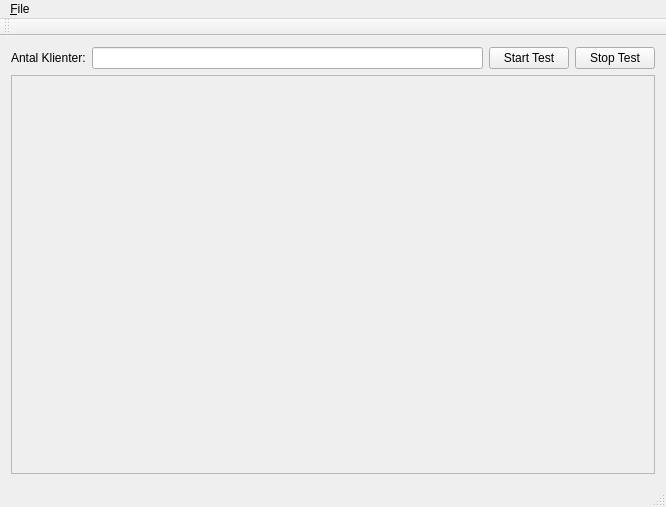
<?xml version="1.0" encoding="UTF-8"?>
<ui version="4.0">
 <class>MainWindow</class>
 <widget class="QMainWindow" name="MainWindow">
  <property name="geometry">
   <rect>
    <x>0</x>
    <y>0</y>
    <width>666</width>
    <height>507</height>
   </rect>
  </property>
  <property name="windowTitle">
   <string>MainWindow</string>
  </property>
  <widget class="QWidget" name="centralWidget">
   <layout class="QVBoxLayout" name="verticalLayout_2">
    <item>
     <layout class="QVBoxLayout" name="verticalLayout">
      <item>
       <layout class="QHBoxLayout" name="horizontalLayout">
        <item>
         <widget class="QLabel" name="label">
          <property name="text">
           <string>Antal Klienter:</string>
          </property>
         </widget>
        </item>
        <item>
         <widget class="QLineEdit" name="nofClient"/>
        </item>
        <item>
         <widget class="QPushButton" name="pushButton">
          <property name="text">
           <string>Start Test</string>
          </property>
         </widget>
        </item>
        <item>
         <widget class="QPushButton" name="pushButton_2">
          <property name="text">
           <string>Stop Test</string>
          </property>
         </widget>
        </item>
       </layout>
      </item>
      <item>
       <widget class="QScrollArea" name="scrollArea">
        <property name="widgetResizable">
         <bool>true</bool>
        </property>
        <widget class="QWidget" name="scrollAreaWidgetContents">
         <property name="geometry">
          <rect>
           <x>0</x>
           <y>0</y>
           <width>644</width>
           <height>390</height>
          </rect>
         </property>
         <layout class="QVBoxLayout" name="verticalLayout_4">
          <item>
           <layout class="QVBoxLayout" name="verticalClients">
            <property name="spacing">
             <number>1</number>
            </property>
           </layout>
          </item>
         </layout>
        </widget>
       </widget>
      </item>
     </layout>
    </item>
   </layout>
  </widget>
  <widget class="QMenuBar" name="menuBar">
   <property name="geometry">
    <rect>
     <x>0</x>
     <y>0</y>
     <width>666</width>
     <height>25</height>
    </rect>
   </property>
   <widget class="QMenu" name="menu_File">
    <property name="title">
     <string>&amp;File</string>
    </property>
    <addaction name="actionE_xit"/>
   </widget>
   <addaction name="menu_File"/>
  </widget>
  <widget class="QToolBar" name="mainToolBar">
   <attribute name="toolBarArea">
    <enum>TopToolBarArea</enum>
   </attribute>
   <attribute name="toolBarBreak">
    <bool>false</bool>
   </attribute>
  </widget>
  <widget class="QStatusBar" name="statusBar"/>
  <action name="actionE_xit">
   <property name="text">
    <string>E&amp;xit</string>
   </property>
   <property name="shortcut">
    <string>Ctrl+Q</string>
   </property>
  </action>
 </widget>
 <layoutdefault spacing="6" margin="11"/>
 <resources/>
 <connections>
  <connection>
   <sender>pushButton</sender>
   <signal>clicked()</signal>
   <receiver>MainWindow</receiver>
   <slot>startDianaClicked()</slot>
   <hints>
    <hint type="sourcelabel">
     <x>529</x>
     <y>63</y>
    </hint>
    <hint type="destinationlabel">
     <x>182</x>
     <y>703</y>
    </hint>
   </hints>
  </connection>
  <connection>
   <sender>pushButton_2</sender>
   <signal>clicked()</signal>
   <receiver>MainWindow</receiver>
   <slot>stopDianaClicked()</slot>
   <hints>
    <hint type="sourcelabel">
     <x>579</x>
     <y>67</y>
    </hint>
    <hint type="destinationlabel">
     <x>450</x>
     <y>539</y>
    </hint>
   </hints>
  </connection>
  <connection>
   <sender>actionE_xit</sender>
   <signal>triggered()</signal>
   <receiver>MainWindow</receiver>
   <slot>close()</slot>
   <hints>
    <hint type="sourcelabel">
     <x>-1</x>
     <y>-1</y>
    </hint>
    <hint type="destinationlabel">
     <x>332</x>
     <y>253</y>
    </hint>
   </hints>
  </connection>
 </connections>
 <slots>
  <slot>startDianaClicked()</slot>
  <slot>stopDianaClicked()</slot>
 </slots>
</ui>
